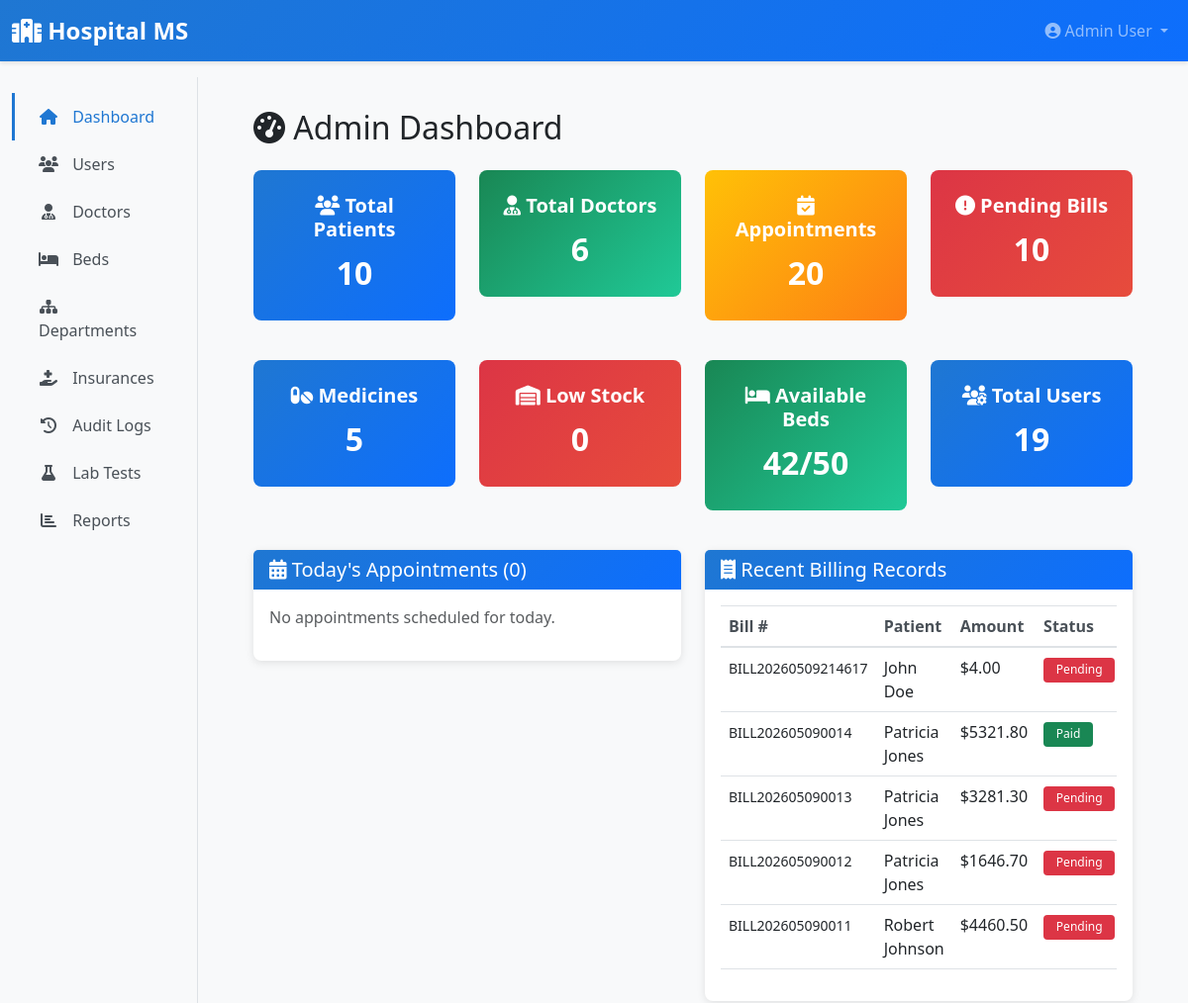
The app's page /admin/dashboard (signed in, upper part), older data.
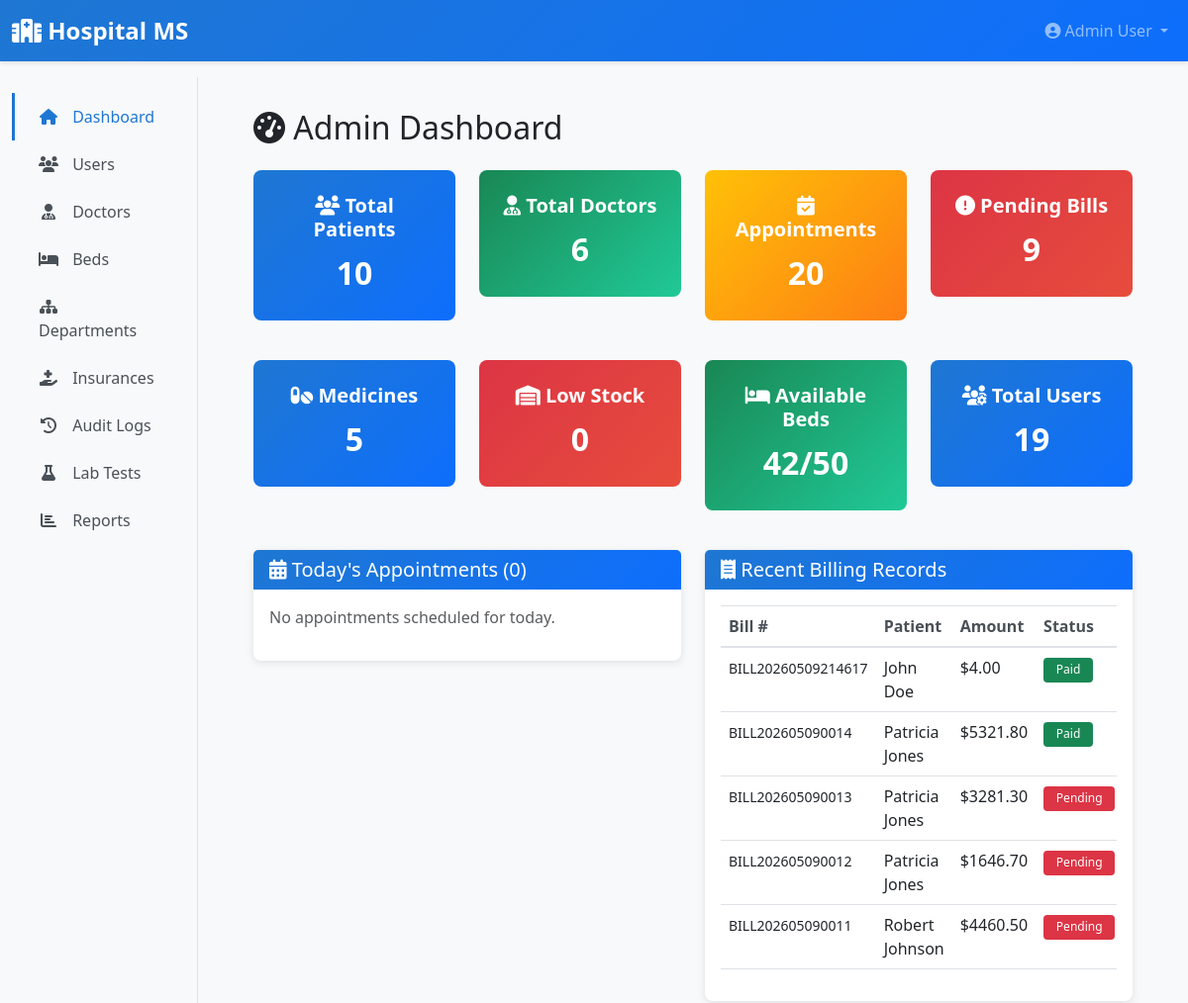
The same page, newer data.
### app/models/__init__.py (models this page shows, shortened)
class BillingRecord(db.Model):
    __tablename__ = 'billing_records'
    id = db.Column(db.Integer, primary_key=True)
    patient_id = db.Column(db.Integer, db.ForeignKey('patients.id'), nullable=False)
    bill_number = db.Column(db.String(30), unique=True, nullable=False)
    description = db.Column(db.Text)
    amount = db.Column(db.Float, nullable=False)
    tax = db.Column(db.Float, default=0.0)
    total_amount = db.Column(db.Float, nullable=False)
    payment_status = db.Column(db.String(20), default='pending')  # pending, paid, partial
    payment_date = db.Column(db.DateTime)
    payment_method = db.Column(db.String(50))  # cash, card, cheque, insurance
    bill_date = db.Column(db.DateTime, default=datetime.utcnow)
    notes = db.Column(db.Text)
    created_at = db.Column(db.DateTime, default=datetime.utcnow)
    patient = db.relationship('Patient', back_populates='billing_records')

class User(UserMixin, db.Model):
    __tablename__ = 'users'
    id = db.Column(db.Integer, primary_key=True)
    username = db.Column(db.String(80), unique=True, nullable=False, index=True)
    email = db.Column(db.String(120), unique=True, nullable=False, index=True)
    password_hash = db.Column(db.String(255), nullable=False)
    first_name = db.Column(db.String(80))
    last_name = db.Column(db.String(80))
    phone = db.Column(db.String(20))
    role = db.Column(db.Enum(UserRole), nullable=False, default=UserRole.PATIENT)
    is_active = db.Column(db.Boolean, default=True)
    created_at = db.Column(db.DateTime, default=datetime.utcnow)
    updated_at = db.Column(db.DateTime, default=datetime.utcnow, onupdate=datetime.utcnow)
    patient = db.relationship('Patient', uselist=False, back_populates='user', foreign_keys='Patient.user_id')
    doctor = db.relationship('Doctor', uselist=False, back_populates='user', foreign_keys='Doctor.user_id')
    lab_staff = db.relationship('LabStaff', uselist=False, back_populates='user', foreign_keys='LabStaff.user_id')
    def get_full_name(self):
        return f"{self.first_name} {self.last_name}".strip()

### app/blueprints/admin.py (the view)
@admin_bp.route('/dashboard')
@login_required
@admin_required
def dashboard():
    from app.blueprints.main import dashboard as main_dashboard
    return main_dashboard()

### app/blueprints/admin.py (called while the page is built)
def admin_required(f):
    @wraps(f)
    def decorated_function(*args, **kwargs):
        if not current_user.is_authenticated or current_user.role != UserRole.ADMIN:
            flash('You do not have permission to access this page.', 'danger')
            return redirect(url_for('main.dashboard'))
        return f(*args, **kwargs)
    return decorated_function

### app/templates/admin/dashboard.html (shortened to what the changed rows need)
{% extends "layouts/base.html" %}
{% block content %}
<h2 class="mb-4"><i class="fas fa-tachometer-alt"></i> Admin Dashboard</h2>
<div class="row mb-4">
    <div class="col-md-3 mb-3">
        <div class="stat-card danger">
            <h5><i class="fas fa-exclamation-circle"></i> Pending Bills</h5>
            <div class="stat-value">{{ stats.pending_bills }}</div>
        </div>
    </div>
</div>
<div class="row mb-4">
    <div class="col-md-6">
        <div class="card">
            <div class="card-body">
                {% if recent_bills %}
                    <div class="table-responsive">
                        <table class="table table-hover">
                            <thead>
                                <tr>
                                    <th>Bill #</th>
                                    <th>Patient</th>
                                    <th>Amount</th>
                                    <th>Status</th>
                                </tr>
                            </thead>
                            <tbody>
                                {% for bill in recent_bills %}
                                <tr>
                                    <td><small>{{ bill.bill_number }}</small></td>
                                    <td>{{ bill.patient.user.get_full_name() }}</td>
                                    <td>${{ "%.2f"|format(bill.total_amount) }}</td>
                                    <td>
                                        {% if bill.payment_status == 'paid' %}
                                            <span class="badge badge-success">Paid</span>
                                        {% elif bill.payment_status == 'partial' %}
                                            <span class="badge badge-warning">Partial</span>
                                        {% else %}
                                            <span class="badge badge-danger">Pending</span>
                                        {% endif %}
                                    </td>
                                </tr>
                                {% endfor %}
                            </tbody>
                        </table>
                    </div>
                {% else %}
                    <p class="text-muted">No billing records.</p>
                {% endif %}
            </div>
        </div>
    </div>
</div>
{% endblock %}

Row changes from the older to the newer data that the page shows:
changed BillingRecord "BILL20260509214617": payment_status "Pending" → "Paid"
Text that changed along with them:
{{ stats.pending_bills }}: "10" → "9"
